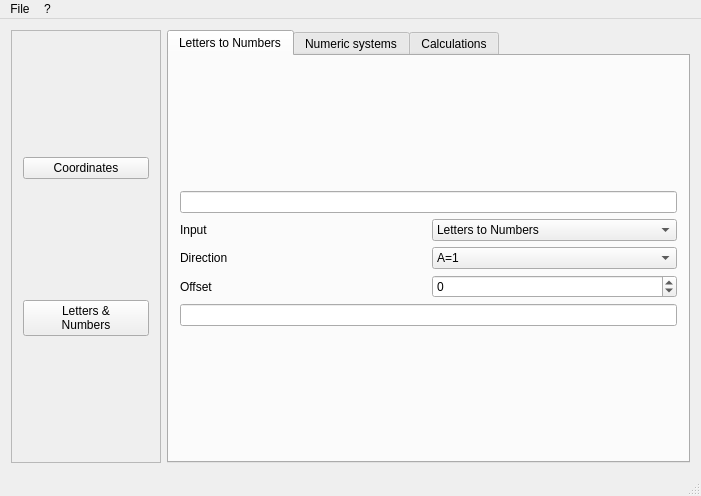
<?xml version="1.0" encoding="UTF-8"?>
<ui version="4.0">
 <class>gctMainWindow</class>
 <widget class="QMainWindow" name="gctMainWindow">
  <property name="geometry">
   <rect>
    <x>0</x>
    <y>0</y>
    <width>701</width>
    <height>496</height>
   </rect>
  </property>
  <property name="windowTitle">
   <string>gctMainWindow</string>
  </property>
  <widget class="QWidget" name="centralWidget">
   <layout class="QHBoxLayout" name="horizontalLayout">
    <item>
     <widget class="QScrollArea" name="scrollArea">
      <property name="maximumSize">
       <size>
        <width>150</width>
        <height>16777215</height>
       </size>
      </property>
      <property name="widgetResizable">
       <bool>true</bool>
      </property>
      <widget class="QWidget" name="scrollAreaWidgetContents">
       <property name="geometry">
        <rect>
         <x>0</x>
         <y>0</y>
         <width>148</width>
         <height>431</height>
        </rect>
       </property>
       <layout class="QVBoxLayout" name="verticalLayout">
        <item>
         <widget class="QPushButton" name="CoordMenuButton">
          <property name="text">
           <string>Coordinates</string>
          </property>
         </widget>
        </item>
        <item>
         <widget class="QPushButton" name="LetterNumberMenuButton">
          <property name="text">
           <string>Letters &amp;&amp;
Numbers</string>
          </property>
         </widget>
        </item>
       </layout>
      </widget>
     </widget>
    </item>
    <item>
     <widget class="QStackedWidget" name="stackedWidget">
      <property name="currentIndex">
       <number>1</number>
      </property>
      <widget class="QWidget" name="CoordPage">
       <layout class="QGridLayout" name="gridLayout">
        <property name="margin">
         <number>0</number>
        </property>
        <property name="spacing">
         <number>0</number>
        </property>
        <item row="0" column="0">
         <widget class="QTabWidget" name="CoordTabWigdet">
          <property name="currentIndex">
           <number>0</number>
          </property>
          <widget class="QWidget" name="CoordTab01">
           <attribute name="title">
            <string>Translate</string>
           </attribute>
           <layout class="QGridLayout" name="gridLayout_2">
            <item row="1" column="0">
             <widget class="QLineEdit" name="CoordLineDegree"/>
            </item>
            <item row="1" column="1">
             <widget class="QPushButton" name="CoordButtonDegree">
              <property name="text">
               <string>Update</string>
              </property>
             </widget>
            </item>
            <item row="3" column="0">
             <widget class="QLineEdit" name="CoordLineDegreeMinute"/>
            </item>
            <item row="5" column="0">
             <widget class="QLineEdit" name="CoordLineDegreeMinuteSecond"/>
            </item>
            <item row="7" column="0">
             <widget class="QLineEdit" name="lineEdit_4"/>
            </item>
            <item row="3" column="1">
             <widget class="QPushButton" name="CoordButtonDegreeMinute">
              <property name="text">
               <string>Update</string>
              </property>
             </widget>
            </item>
            <item row="5" column="1">
             <widget class="QPushButton" name="CoordButtonDegreeMinuteSecond">
              <property name="text">
               <string>Update</string>
              </property>
             </widget>
            </item>
            <item row="7" column="1">
             <widget class="QPushButton" name="pushButton_5">
              <property name="text">
               <string>Update</string>
              </property>
             </widget>
            </item>
            <item row="0" column="0" colspan="3">
             <widget class="QLabel" name="CoordLabelDegree">
              <property name="text">
               <string>Degrees (e.g. 53.087117 8.791817)</string>
              </property>
             </widget>
            </item>
            <item row="2" column="0" colspan="3">
             <widget class="QLabel" name="CoordLabelDegreeMinute">
              <property name="text">
               <string>Degrees Minutes (e.g. N 53° 05.227 E 008° 47.509)</string>
              </property>
             </widget>
            </item>
            <item row="4" column="0" colspan="3">
             <widget class="QLabel" name="CoordLabelDegreeMinuteSecond">
              <property name="text">
               <string>Degrees Minutes Seconds (e.g. N53° 5' 13.62&quot; E8° 47' 30.54&quot;)</string>
              </property>
             </widget>
            </item>
            <item row="6" column="0" colspan="3">
             <widget class="QLabel" name="label_4">
              <property name="text">
               <string>TextLabel</string>
              </property>
             </widget>
            </item>
           </layout>
          </widget>
          <widget class="QWidget" name="CoordTab02">
           <attribute name="title">
            <string>Project</string>
           </attribute>
          </widget>
         </widget>
        </item>
       </layout>
      </widget>
      <widget class="QWidget" name="LetterNumberPage">
       <layout class="QGridLayout" name="gridLayout_3">
        <property name="margin">
         <number>0</number>
        </property>
        <property name="spacing">
         <number>0</number>
        </property>
        <item row="0" column="0">
         <widget class="QTabWidget" name="LetterNumberTabWidget">
          <property name="currentIndex">
           <number>0</number>
          </property>
          <widget class="QWidget" name="LetterNumberTab01">
           <attribute name="title">
            <string>Letters to Numbers</string>
           </attribute>
           <layout class="QGridLayout" name="gridLayout_4">
            <item row="1" column="0">
             <widget class="QLineEdit" name="LetterNumberLineInput"/>
            </item>
            <item row="2" column="0">
             <layout class="QGridLayout" name="gridLayout_5">
              <item row="1" column="0">
               <widget class="QLabel" name="LetterNumberLabelDirection">
                <property name="text">
                 <string>Direction</string>
                </property>
               </widget>
              </item>
              <item row="1" column="1">
               <widget class="QComboBox" name="LetterNumberComboDirection">
                <item>
                 <property name="text">
                  <string>A=1</string>
                 </property>
                </item>
                <item>
                 <property name="text">
                  <string>Z=1</string>
                 </property>
                </item>
               </widget>
              </item>
              <item row="2" column="0">
               <widget class="QLabel" name="LetterNumberLabelOffset">
                <property name="text">
                 <string>Offset</string>
                </property>
               </widget>
              </item>
              <item row="0" column="1">
               <widget class="QComboBox" name="LetterNumberComboInput">
                <item>
                 <property name="text">
                  <string>Letters to Numbers</string>
                 </property>
                </item>
                <item>
                 <property name="text">
                  <string>Numbers to Letters</string>
                 </property>
                </item>
               </widget>
              </item>
              <item row="0" column="0">
               <widget class="QLabel" name="LetterNumberLabelInput">
                <property name="text">
                 <string>Input</string>
                </property>
               </widget>
              </item>
              <item row="2" column="1">
               <widget class="QSpinBox" name="LetterNumberSpinOffset">
                <property name="minimum">
                 <number>-9999</number>
                </property>
                <property name="maximum">
                 <number>9999</number>
                </property>
               </widget>
              </item>
             </layout>
            </item>
            <item row="3" column="0">
             <widget class="QLineEdit" name="LetterNumberLineOutput"/>
            </item>
            <item row="0" column="0">
             <spacer name="verticalSpacer">
              <property name="orientation">
               <enum>Qt::Vertical</enum>
              </property>
              <property name="sizeHint" stdset="0">
               <size>
                <width>20</width>
                <height>40</height>
               </size>
              </property>
             </spacer>
            </item>
            <item row="4" column="0">
             <spacer name="verticalSpacer_2">
              <property name="orientation">
               <enum>Qt::Vertical</enum>
              </property>
              <property name="sizeHint" stdset="0">
               <size>
                <width>20</width>
                <height>40</height>
               </size>
              </property>
             </spacer>
            </item>
           </layout>
          </widget>
          <widget class="QWidget" name="LetterNumberTab02">
           <attribute name="title">
            <string>Numeric systems</string>
           </attribute>
          </widget>
          <widget class="QWidget" name="LetterNumberTab03">
           <attribute name="title">
            <string>Calculations</string>
           </attribute>
          </widget>
         </widget>
        </item>
       </layout>
      </widget>
     </widget>
    </item>
   </layout>
  </widget>
  <widget class="QMenuBar" name="menuBar">
   <property name="geometry">
    <rect>
     <x>0</x>
     <y>0</y>
     <width>701</width>
     <height>23</height>
    </rect>
   </property>
   <widget class="QMenu" name="menuFile">
    <property name="title">
     <string>File</string>
    </property>
    <addaction name="actionExit"/>
   </widget>
   <widget class="QMenu" name="menuHelp">
    <property name="title">
     <string>?</string>
    </property>
    <addaction name="actionHelp"/>
    <addaction name="actionAbout"/>
   </widget>
   <addaction name="menuFile"/>
   <addaction name="menuHelp"/>
  </widget>
  <widget class="QStatusBar" name="statusBar"/>
  <action name="actionExit">
   <property name="text">
    <string>E&amp;xit</string>
   </property>
  </action>
  <action name="actionAbout">
   <property name="text">
    <string>&amp;About</string>
   </property>
  </action>
  <action name="actionHelp">
   <property name="text">
    <string>&amp;Help</string>
   </property>
  </action>
 </widget>
 <layoutdefault spacing="6" margin="11"/>
 <resources/>
 <connections>
  <connection>
   <sender>actionExit</sender>
   <signal>triggered()</signal>
   <receiver>gctMainWindow</receiver>
   <slot>close()</slot>
   <hints>
    <hint type="sourcelabel">
     <x>-1</x>
     <y>-1</y>
    </hint>
    <hint type="destinationlabel">
     <x>350</x>
     <y>247</y>
    </hint>
   </hints>
  </connection>
 </connections>
</ui>
